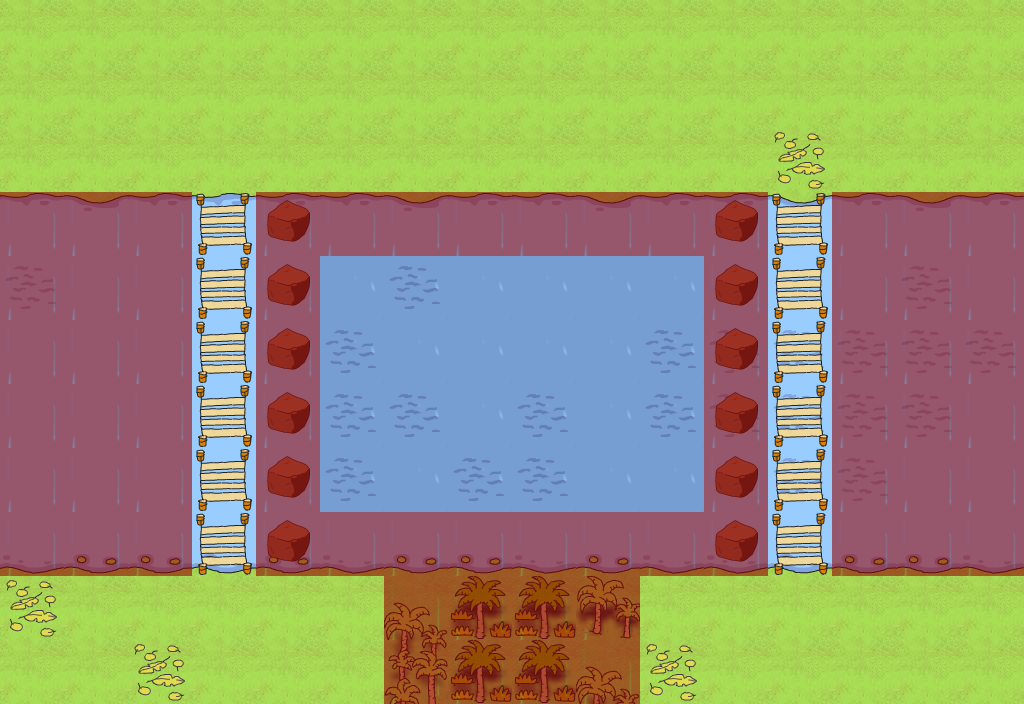

Tiled map render using the project's own tile images. Description and the map definition, with tile-layer contents summarised, below:
An orthogonal 16x11 tile map with 64x64 px tiles, 5 tile layers (ground, water, bridge/rock, trees, ...), 7 tilesets and 8 objects (characters/enemies/crocodile/croc_1, characters/enemies/crocodile/croc_0, characters/enemies/crocodile/croc_2, characters/player/player_one, characters/npcs/myla/myla, ...).

<map version="1.0" orientation="orthogonal" width="16" height="11" tilewidth="64" tileheight="64">
 <tileset firstgid="1" name="water" tilewidth="64" tileheight="64">
  <image source="../../../../tiles/water.png" width="320" height="1216" />
 </tileset>
 <tileset firstgid="96" name="jungle" tilewidth="64" tileheight="64">
  <image source="../../../../tiles/jungle.png" width="320" height="1216" />
 </tileset>
 <tileset firstgid="191" name="paths" tilewidth="64" tileheight="64">
  <image source="../../../../tiles/paths.png" width="320" height="1216" />
 </tileset>
 <tileset firstgid="286" name="objects" tilewidth="64" tileheight="64">
  <image source="../../../../tiles/objects.png" width="320" height="1216" />
 </tileset>
 <tileset firstgid="381" name="sand" tilewidth="64" tileheight="64">
  <image source="../../../../tiles/sand.png" width="320" height="1216" />
 </tileset>
 <tileset firstgid="476" name="walls" tilewidth="64" tileheight="64">
  <image source="../../../../tiles/walls.png" width="320" height="1216" />
 </tileset>
 <tileset firstgid="571" name="special" tilewidth="64" tileheight="64">
  <image source="../../../../tiles/special.png" width="320" height="1216" />
 </tileset>
 <layer name="ground" width="16" height="11">
  <data>[176 cells, 176 non-empty, 1 distinct tile ids]</data>
 </layer>
 <layer name="water" width="16" height="11">
  <data>[176 cells, 96 non-empty, 6 distinct tile ids]</data>
 </layer>
 <layer name="bridge/rock" width="16" height="11">
  <data>[176 cells, 24 non-empty, 2 distinct tile ids]</data>
 </layer>
 <layer name="trees" width="16" height="11">
  <data>[176 cells, 12 non-empty, 5 distinct tile ids]</data>
 </layer>
 <objectgroup name="Object Layer 1" width="16" height="11">
  <object name="characters/enemies/crocodile/croc_1" gid="296" x="320" y="448" />
  <object name="characters/enemies/crocodile/croc_0" gid="296" x="320" y="512" />
  <object name="characters/enemies/crocodile/croc_2" gid="296" x="320" y="384" />
  <object name="characters/player/player_one" gid="286" x="768" y="704" />
  <object name="characters/npcs/myla/myla" gid="286" x="832" y="704" />
  <object name="characters/enemies/crocodile/croc_3" gid="296" x="320" y="320" />
  <object name="tile_trigger/end_level" gid="292" x="0" y="640" />
  <object name="tile_trigger/end_level_2" gid="292" x="0" y="704" />
 </objectgroup>
 <layer name="SpecialLayer" width="16" height="11">
  <data>[176 cells, 119 non-empty, 3 distinct tile ids]</data>
 </layer>
</map>
